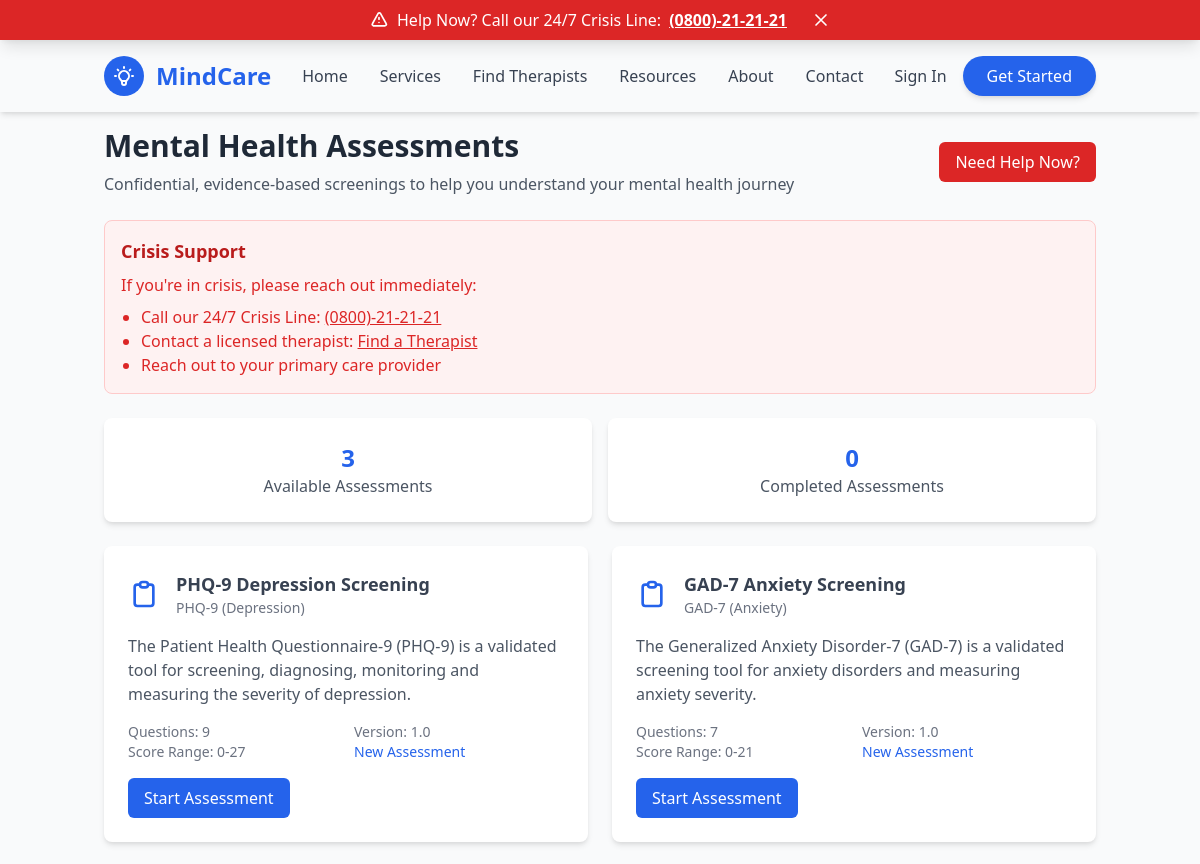
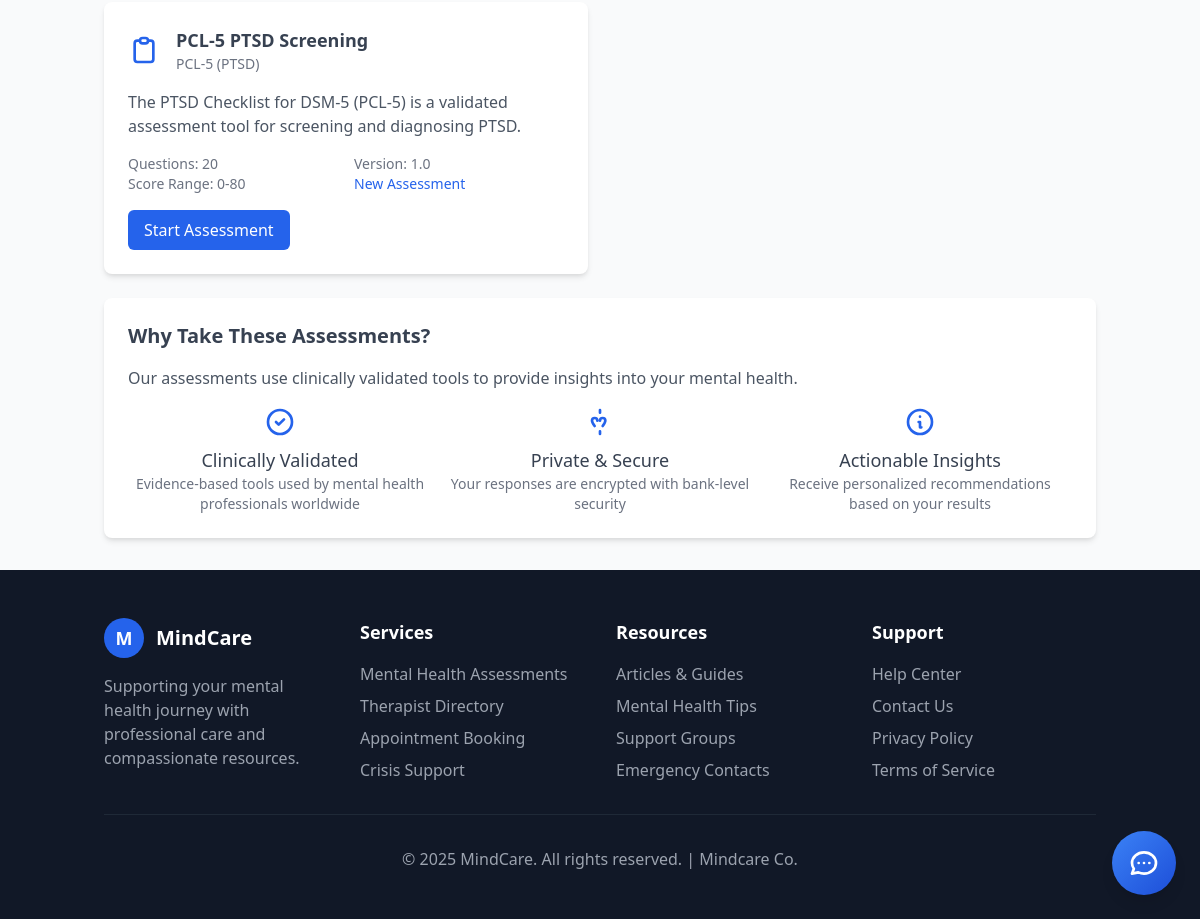
/assessments/, run on the app's committed database (2 pictures, top to bottom).
### assessments/models.py (models this page shows, shortened)
class Assessment(models.Model):
    ASSESSMENT_TYPES = [
        ('phq9', 'PHQ-9 (Depression)'),
        ('gad7', 'GAD-7 (Anxiety)'),
        ('pcl5', 'PCL-5 (PTSD)'),
        ('custom', 'Custom Assessment'),
    ]
    title = models.CharField(max_length=200)
    description = models.TextField()
    assessment_type = models.CharField(max_length=20, choices=ASSESSMENT_TYPES)
    is_active = models.BooleanField(default=True)
    created_at = models.DateTimeField(auto_now_add=True)
    updated_at = models.DateTimeField(auto_now=True)
    version = models.CharField(max_length=10, default='1.0')
    min_score = models.IntegerField(default=0)
    max_score = models.IntegerField(default=27)  # Default for PHQ-9

### assessments/views.py (the view)
# urls.py: path('', views.assessment_list, name='assessment_list'),
def assessment_list(request):
    assessments = Assessment.objects.filter(is_active=True)
    completed_ids = []
    if request.user.is_authenticated:
        completed_ids = list(
            AssessmentResponse.objects.filter(user=request.user)
            .values_list('assessment_id', flat=True)
        )
    return render(request, 'assessments/assessment_list.html', {
        'assessments': assessments,
        'completed_forms': completed_ids
    })

### templates/assessments/assessment_list.html (shortened to what this page needs)
{% extends 'base.html' %}
{% block extra_head %}
    <link href="https://cdn.jsdelivr.net/npm/tailwindcss@2.2.19/dist/tailwind.min.css" rel="stylesheet">
{% endblock %}
{% block content %}
<div class="container mx-auto px-4 py-8">
    <div class="max-w-5xl mx-auto">
        <div class="flex justify-between items-center mb-6">
            <div>
                <h1 class="text-3xl font-bold text-gray-800 mb-2">Mental Health Assessments</h1>
                <p class="text-gray-600">Confidential, evidence-based screenings to help you understand your mental health journey</p>
            </div>
            <a href="#crisis-support" class="px-4 py-2 bg-red-600 text-white rounded-md hover:bg-red-700">
                Need Help Now?
            </a>
        </div>
        <div id="crisis-support" class="bg-red-50 border border-red-200 rounded-lg p-4 mb-6">
            <h3 class="text-lg font-semibold text-red-700 mb-2">Crisis Support</h3>
            <p class="text-red-600">If you're in crisis, please reach out immediately:</p>
            <ul class="list-disc pl-5 text-red-600 mt-2">
                <li>Call our 24/7 Crisis Line: <a href="tel:0800212121" class="underline hover:text-red-800">(0800)-21-21-21</a></li>
                <li>Contact a licensed therapist: <a href="{% url 'therapists:therapist_directory' %}" class="underline hover:text-red-800">Find a Therapist</a></li>
                <li>Reach out to your primary care provider</li>
            </ul>
        </div>
        <div class="grid grid-cols-1 sm:grid-cols-2 gap-4 mb-6">
            <div class="bg-white shadow-md rounded-lg p-6 text-center">
                <h2 class="text-2xl font-bold text-blue-600">{{ assessments.count }}</h2>
                <p class="text-gray-600">Available Assessments</p>
            </div>
            <div class="bg-white shadow-md rounded-lg p-6 text-center">
                <h2 class="text-2xl font-bold text-blue-600">{{ completed_forms|length }}</h2>
                <p class="text-gray-600">Completed Assessments</p>
            </div>
        </div>
        {% if assessments %}
            <div class="grid grid-cols-1 md:grid-cols-2 gap-6 mb-6">
                {% for assessment in assessments %}
                    <div class="bg-white shadow-md rounded-lg p-6">
                        <div class="flex items-center space-x-4 mb-4">
                            <div class="text-blue-600">
                                <svg class="w-8 h-8" fill="none" stroke="currentColor" viewBox="0 0 24 24">
                                    <path stroke-linecap="round" stroke-linejoin="round" stroke-width="2" d="M9 5H7a2 2 0 00-2 2v12a2 2 0 002 2h10a2 2 0 002-2V7a2 2 0 00-2-2h-2M9 5a2 2 0 002 2h2a2 2 0 002-2M9 5a2 2 0 012-2h2a2 2 0 012 2"/>
                                </svg>
                            </div>
                            <div>
                                <h3 class="text-lg font-semibold text-gray-700">{{ assessment.title }}</h3>
                                <p class="text-sm text-gray-500">{{ assessment.get_assessment_type_display }}</p>
                            </div>
                        </div>
                        <p class="text-gray-600 mb-4">{{ assessment.description|truncatewords:20 }}</p>
                        <div class="grid grid-cols-2 gap-4 mb-4">
                            <div>
                                <p class="text-sm text-gray-500">Questions: {{ assessment.questions.count }}</p>
                                <p class="text-sm text-gray-500">Score Range: {{ assessment.min_score }}-{{ assessment.max_score }}</p>
                            </div>
                            <div>
                                <p class="text-sm text-gray-500">Version: {{ assessment.version }}</p>
                                <p class="text-sm text-gray-500">
                                    {% if assessment.id in completed_forms %}
                                        <span class="text-green-600">Completed</span>
                                    {% else %}
                                        <span class="text-blue-600">New Assessment</span>
                                    {% endif %}
                                </p>
                            </div>
                        </div>
                        {% if assessment.id in completed_forms %}
                            <a href="{% url 'assessments:user_results' %}"
                               class="inline-block px-4 py-2 bg-blue-600 text-white rounded-md hover:bg-blue-700">
                                View Results
                            </a>
                        {% else %}
                            <a href="{% url 'assessments:take_assessment' assessment.id %}"
                               class="inline-block px-4 py-2 bg-blue-600 text-white rounded-md hover:bg-blue-700">
                                Start Assessment
                            </a>
                        {% endif %}
                    </div>
                {% endfor %}
            </div>
        {% endif %}
        <div class="bg-white shadow-md rounded-lg p-6 mt-6">
            <h2 class="text-xl font-semibold text-gray-700 mb-4">Why Take These Assessments?</h2>
            <p class="text-gray-600 mb-4">Our assessments use clinically validated tools to provide insights into your mental health.</p>
            <div class="grid grid-cols-1 sm:grid-cols-3 gap-4">
                <div class="text-center">
                    <div class="text-blue-600 mb-2">
                        <svg class="w-8 h-8 mx-auto" fill="none" stroke="currentColor" viewBox="0 0 24 24">
                            <path stroke-linecap="round" stroke-linejoin="round" stroke-width="2" d="M9 12l2 2 4-4m6 2a9 9 0 11-18 0 9 9 0 0118 0z"/>
                        </svg>
                    </div>
                    <h3 class="text-lg font-medium text-gray-700">Clinically Validated</h3>
                    <p class="text-gray-500 text-sm">Evidence-based tools used by mental health professionals worldwide</p>
                </div>
                <div class="text-center">
                    <div class="text-blue-600 mb-2">
                        <svg class="w-8 h-8 mx-auto" fill="none" stroke="currentColor" viewBox="0 0 24 24">
                            <path stroke-linecap="round" stroke-linejoin="round" stroke-width="2" d="M12 11c0-1.1.9-2 2-2s2 .9 2 2-2 4-2 4m-4-4c0-1.1-.9-2-2-2s-2 .9-2 2 2 4 2 4m4-10V3m0 18v-2"/>
                        </svg>
                    </div>
                    <h3 class="text-lg font-medium text-gray-700">Private & Secure</h3>
                    <p class="text-gray-500 text-sm">Your responses are encrypted with bank-level security</p>
                </div>
                <div class="text-center">
                    <div class="text-blue-600 mb-2">
                        <svg class="w-8 h-8 mx-auto" fill="none" stroke="currentColor" viewBox="0 0 24 24">
                            <path stroke-linecap="round" stroke-linejoin="round" stroke-width="2" d="M13 16h-1v-4h-1m1-4h.01M21 12a9 9 0 11-18 0 9 9 0 0118 0z"/>
                        </svg>
                    </div>
                    <h3 class="text-lg font-medium text-gray-700">Actionable Insights</h3>
                    <p class="text-gray-500 text-sm">Receive personalized recommendations based on your results</p>
                </div>
            </div>
        </div>
    </div>
</div>
{% endblock %}

### data on the page
Assessment: title "PHQ-9 Depression Screening", assessment_type "PHQ-9 (Depression)", description "The Patient Health Questionnaire-9 (PHQ-9) is a validated tool for screening, diagnosing, monitoring and measuring the severity of depression.", questions.count "9", min_score "0", max_score "27", version "1.0", shows "New Assessment", shows "Start Assessment"
Assessment: title "GAD-7 Anxiety Screening", assessment_type "GAD-7 (Anxiety)", description "The Generalized Anxiety Disorder-7 (GAD-7) is a validated screening tool for anxiety disorders and measuring anxiety severity.", questions.count "7", min_score "0", max_score "21", version "1.0", shows "New Assessment", shows "Start Assessment"
Assessment: title "PCL-5 PTSD Screening", assessment_type "PCL-5 (PTSD)", description "The PTSD Checklist for DSM-5 (PCL-5) is a validated assessment tool for screening and diagnosing PTSD.", questions.count "20", min_score "0", max_score "80", version "1.0", shows "New Assessment", shows "Start Assessment"

### other printed values
{{ assessments.count }} "3"
{{ completed_forms|length }} "0"
